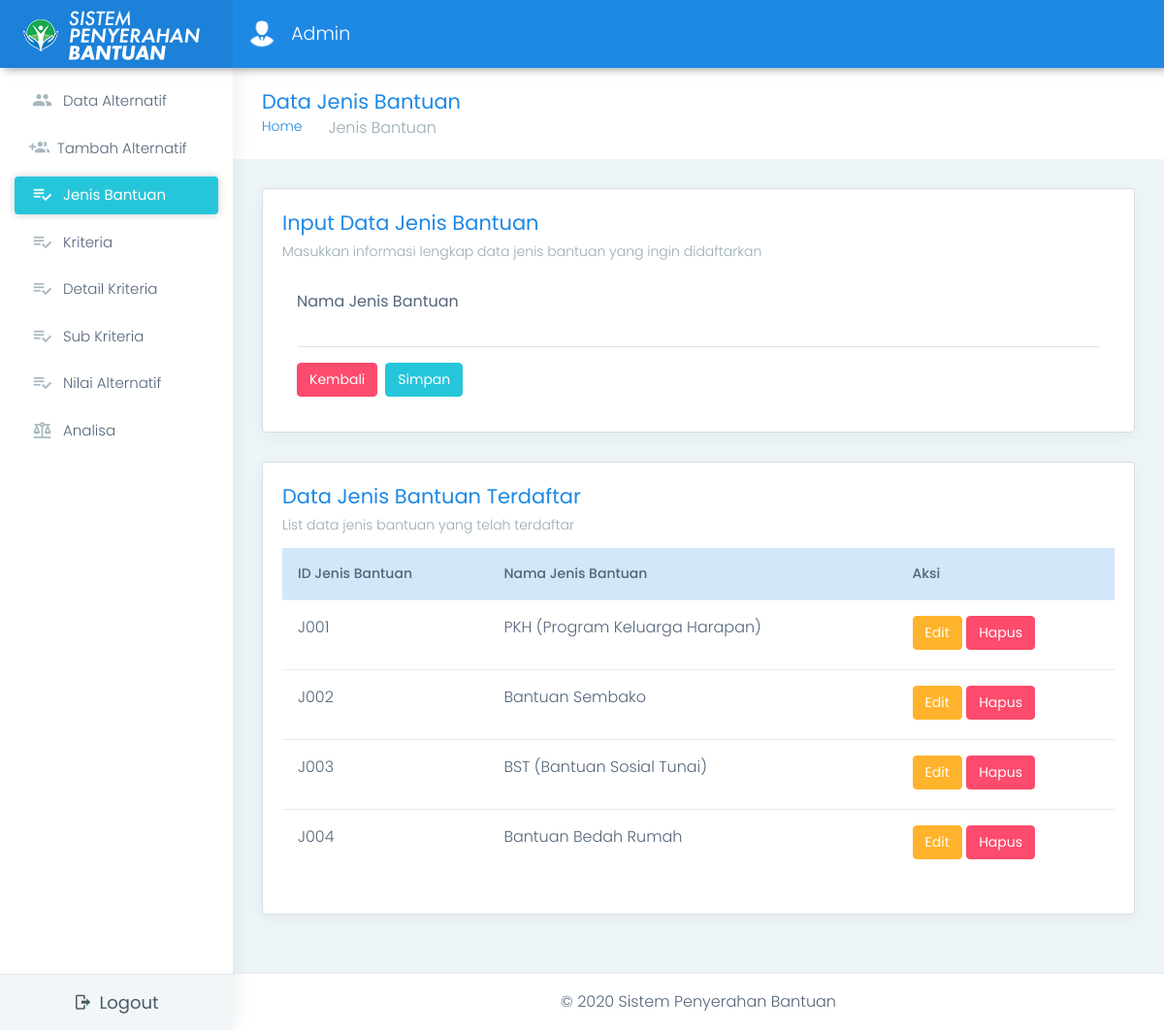
Page /view/pages-jenisbantuan.php (signed in) on the committed database.
### tables this page shows
CREATE TABLE `datajenisbantuan` (
  `IdJenisBantuan` varchar(30) NOT NULL,
  `NamaJenisBantuan` varchar(100) NOT NULL
);

### view/process/koneksi.php (called while the page is built, shortened)
<?php
class database {
    private $host = "localhost";
    private $username = "root";
    private $password = "";
    private $database = "dbsispenban";
    public function __construct() {
        $this->conn = new mysqli($this->host, $this->username, $this->password, $this->database);
        return $this->conn;
    }
}
?>

### view/process/sistem.php (called while the page is built, shortened)
<?php
include "koneksi.php";
class sistem extends database {
	function tampil_jenisbantuan() {
		$qry = mysqli_query($this->conn,"select * from datajenisbantuan");
		$found = mysqli_num_rows($qry);
        if ($found == 0) {
            return false;
        } else {
            while($x = mysqli_fetch_assoc($qry)) {
                $data[] = $x;
            }
            return $data;
        }
	}
}
?>

### view/pages-jenisbantuan.php (the view, shortened to what this page needs)
<!DOCTYPE html>
<?php
    include "process/sistem.php";
    $sistem = new sistem();
    if (isset($_SESSION)) {
        $login = $_SESSION['login'];
    }
    $data = $sistem->tampil_jenisbantuan();
?>
<html dir="ltr" lang="en">
<head>
    <link href="../assets/plugins/chartist-js/dist/chartist.min.css" rel="stylesheet">
    <link href="../assets/plugins/chartist-js/dist/chartist-init.css" rel="stylesheet">
    <link href="../assets/plugins/chartist-plugin-tooltip-master/dist/chartist-plugin-tooltip.css" rel="stylesheet">
    <link href="../assets/plugins/c3-master/c3.min.css" rel="stylesheet">
    <link href="css/style.min.css" rel="stylesheet">
</head>
<body>
    <div id="main-wrapper" data-layout="vertical" data-navbarbg="skin6" data-sidebartype="full" data-sidebar-position="absolute" data-header-position="absolute" data-boxed-layout="full">
        <header class="topbar" data-navbarbg="skin6">
            <nav class="navbar top-navbar navbar-expand-md navbar-dark">
                <div class="navbar-header" data-logobg="skin6">
                    <a class="navbar-brand ml-4" href="pages-admin.php">
                        <b class="logo-icon">
                            <img src="../assets/images/logo-tiny.png" alt="homepage" class="dark-logo" />
                        </b>
                        <span class="logo-text">
                            <img src="../assets/images/logo-text3-tiny.png" alt="homepage" class="dark-logo" />
                        </span>
                    </a>
                </div>
                <div class="navbar-collapse collapse" id="navbarSupportedContent" data-navbarbg="skin6">
                    <ul class="navbar-nav mr-auto mt-md-0 ">
                        <li class="nav-item dropdown">
                            <a class="nav-link dropdown-toggle text-muted waves-effect waves-dark" href="" data-toggle="dropdown" aria-haspopup="true" aria-expanded="false"><img src="../assets/images/users/person.png" alt="user" class="profile-pic m-r-10">
                            <?php
                                echo $login;
                            ?>
                            </a>
                        </li>
                    </ul>
                </div>
            </nav>
        </header>
        <aside class="left-sidebar" data-sidebarbg="skin6">
            <div class="scroll-sidebar">
                <nav class="sidebar-nav">
                    <ul id="sidebarnav">
                        <li class="sidebar-item"> <a class="sidebar-link waves-effect waves-dark sidebar-link" href="pages-admin.php" aria-expanded="false"><i class="mdi mr-2 mdi-account-multiple"></i><span class="hide-menu">Data Alternatif</span></a></li>
                        <?php
                            if ($login == "Admin") {
                        ?>
                        <li class="sidebar-item"> <a class="sidebar-link waves-effect waves-dark sidebar-link" href="pages-add-alternatif.php" aria-expanded="false"><i class="mdi mr-2 mdi-account-multiple-plus"></i><span class="hide-menu">Tambah Alternatif</span></a></li>
                        <?php } ?>
                        <?php
                            if ($login == "Admin" || $login == "Decision Maker") {
                        ?>
                        <li class="sidebar-item"> <a class="sidebar-link waves-effect waves-dark sidebar-link" href="pages-jenisbantuan.php" aria-expanded="false"><i class="mdi mr-2 mdi-playlist-check"></i><span class="hide-menu">Jenis Bantuan</span></a></li>
                        <li class="sidebar-item"> <a class="sidebar-link waves-effect waves-dark sidebar-link" href="pages-kriteria.php" aria-expanded="false"><i class="mdi mr-2 mdi-playlist-check"></i><span class="hide-menu"> Kriteria</span></a></li>
                        <li class="sidebar-item"> <a class="sidebar-link waves-effect waves-dark sidebar-link" href="pages-detailkriteria.php" aria-expanded="false"><i class="mdi mr-2 mdi-playlist-check"></i><span class="hide-menu">Detail Kriteria</span></a></li>
                        <li class="sidebar-item"> <a class="sidebar-link waves-effect waves-dark sidebar-link" href="pages-subkriteria.php" aria-expanded="false"><i class="mdi mr-2 mdi-playlist-check"></i><span class="hide-menu">Sub Kriteria</span></a></li>
                        <li class="sidebar-item"> <a class="sidebar-link waves-effect waves-dark sidebar-link" href="pages-nilaialternatif.php" aria-expanded="false"><i class="mdi mr-2 mdi-playlist-check"></i><span class="hide-menu">Nilai Alternatif</span></a></li>
                        <?php
                            }
                        ?>
                        <li class="sidebar-item"> <a class="sidebar-link waves-effect waves-dark sidebar-link" href="pages-analisa.php" aria-expanded="false"><i class="mdi mr-2 mdi-scale-balance"></i><span class="hide-menu">Analisa</span></a></li>
                    </ul>
                </nav>
            </div>
            <div class="sidebar-footer">
                <div class="row">
                    <div class="col-12 link-wrap">
                        <a href="process/logout.php" class="link" data-toggle="tooltip" title="" data-original-title="Logout"><i class="mdi mr-2 mdi-logout"></i><span class="hide-menu">Logout</span></a>
                    </div>
                </div>
            </div>
        </aside>
        <div class="page-wrapper">
            <div class="page-breadcrumb">
                <div class="row align-items-center">
                    <div class="col-md-6 col-8 align-self-center">
                        <h3 class="page-title mb-0 p-0">Data Jenis Bantuan</h3>
                        <div class="d-flex align-items-center">
                            <nav aria-label="breadcrumb">
                                <ol class="breadcrumb">
                                    <li class="breadcrumb-item"><a href="pages-admin.php">Home</a></li>
                                    <li class="breadcrumb-item active" aria-current="page">Jenis Bantuan</li>
                                </ol>
                            </nav>
                        </div>
                    </div>
                </div>
            </div>
            <div class="container-fluid">
                <?php if($login == "Admin"){ ?>
                <div class="row">
                    <div class="col-lg-12">
                        <div class="card">
                            <div class="card-body">
                                <h4 class="card-title text-info">Input Data Jenis Bantuan</h4>
                                <h6 class="card-subtitle">Masukkan informasi lengkap data jenis bantuan yang ingin didaftarkan</h6>
                                <form class="form-horizontal form-material" name="add-jenisbantuan" method="POST" action="process/add_jenisbantuan.php">
                                    <div class="form-group">
                                        <label class="col-md-12 mb-0 pt-3">Nama Jenis Bantuan</label>
                                        <div class="col-md-12">
                                            <input type="text" class="form-control pl-0 form-control-line" name="NamaJenisBantuan" required>
                                        </div>
                                    </div>
                                    <div class="form-group">
                                        <div class="col-sm-12 d-flex">
                                            <a href="pages-admin.php" class="btn btn-danger text-white mr-2">Kembali</a>
                                            <input type="submit" class="btn btn-success mx-auto mx-md-0 text-white" value="Simpan" name="add-jenisbantuan">
                                        </div>
                                    </div>
                                </form>
                            </div>
                        </div>
                    </div>
                </div>
                <?php } ?>
                <div class="row">
                    <div class="col-sm-12">
                        <div class="card">
                            <div class="card-body">
                                <h4 class="card-title text-info">Data Jenis Bantuan Terdaftar</h4>
                                <h6 class="card-subtitle">List data jenis bantuan yang telah terdaftar</h6>
                                <div class="table-responsive">
                                    <table class="table user-table">
                                        <thead>
                                            <tr class="table-info">
                                                <th class="border-top-0">ID Jenis Bantuan</th>
                                                <th class="border-top-0">Nama Jenis Bantuan</th>
                                                <?php if($login == "Admin"){ ?>
                                                <th class="border-top-0">Aksi</th>
                                                <?php } ?>
                                            </tr>
                                        </thead>
                                        <tbody>
                                            <?php
                                            if ($data == false) {
                                            ?>
                                            <tr>
                                                <td colspan="7">
                                                </td>
                                            </tr>
                                            <?php
                                            } else {
                                                foreach($data as $data) {
                                            ?>
                                            <tr>
                                                <td><?php echo $data['IdJenisBantuan']?></td>
                                                <td><?php echo $data['NamaJenisBantuan']?></td>
                                                <?php if($login == "Admin"){ ?>
                                                <td>
                                                    <button type="button" class="btn btn-warning text-white mb-1" data-toggle="modal" data-target="#takeID<?php echo $data['IdJenisBantuan']?>">Edit</button>
                                                    <a href="process/delete_jenisbantuan.php?id=<?php echo $data['IdJenisBantuan']?>" class="btn btn-danger text-white mb-1">Hapus</a>
                                                </td>
                                                <?php } ?>
                                            </tr>
                                            <?php
                                            }
                                            }
                                            ?>
                                        </tbody>
                                    </table>
                                </div>
                            </div>
                        </div>
                    </div>
                </div>
            </div>
            <footer class="footer text-center"> © 2020 Sistem Penyerahan Bantuan </footer>
        </div>
    </div>
</body>
</html>

### rows in the picture
datajenisbantuan: IdJenisBantuan "J001", NamaJenisBantuan "PKH (Program Keluarga Harapan)"
datajenisbantuan: IdJenisBantuan "J002", NamaJenisBantuan "Bantuan Sembako"
datajenisbantuan: IdJenisBantuan "J003", NamaJenisBantuan "BST (Bantuan Sosial Tunai)"
datajenisbantuan: IdJenisBantuan "J004", NamaJenisBantuan "Bantuan Bedah Rumah"

### other values in the picture
$login "Admin"
